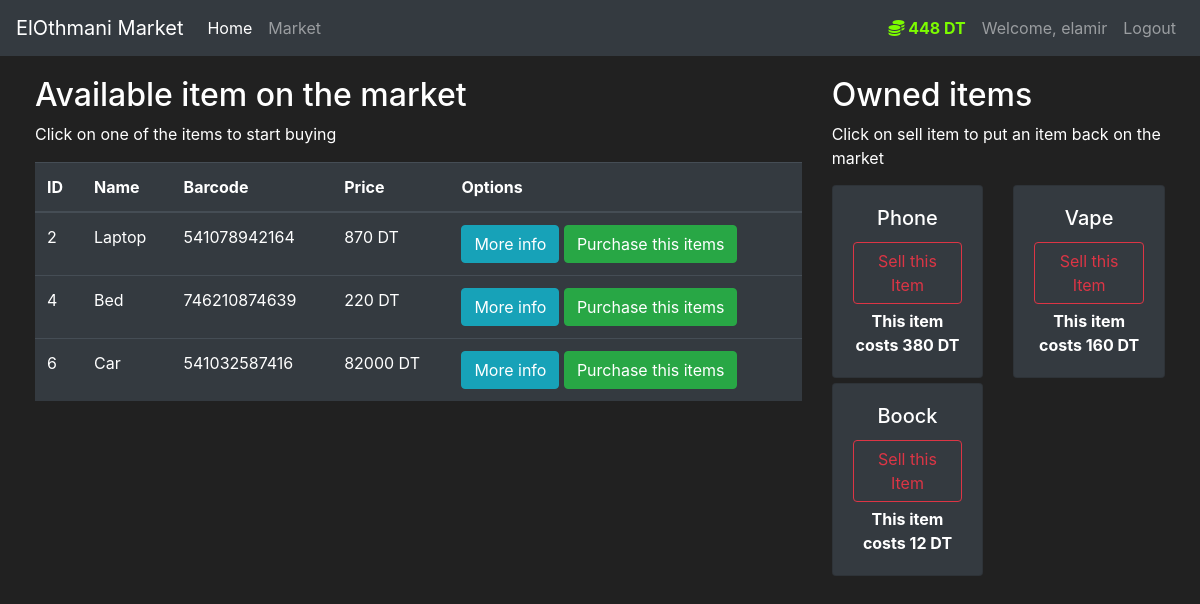
The app's page /market (signed in) with its own data.
### market/models.py (models this page shows, shortened)
class User(db.Model, UserMixin):
    id = db.Column(db.Integer(), primary_key=True)
    username = db.Column(db.String(length=30), nullable=False, unique=True)
    email_address = db.Column(db.String(length=50),
                              nullable=False, unique=True)
    password_hash = db.Column(db.String(length=60), nullable=False)
    budget = db.Column(db.Integer(), nullable=False, default=1000)
    items = db.relationship('Item', backref='owned_user', lazy=True)
    @property
    def prettier_budget(self):
        if len(str(self.budget)) >= 4:
            return f'{str(self.budget)[:-3]},{str(self.budget)[-3:]} DT'
        else:
            return f"{self.budget} DT"
    @property
    def password(self):
        return self.password

class Item(db.Model):
    id = db.Column(db.Integer(), primary_key=True)
    name = db.Column(db.String(length=30), nullable=False, unique=True)
    price = db.Column(db.Integer(), nullable=False)
    barcode = db.Column(db.String(length=12), nullable=False, unique=True)
    description = db.Column(db.String(length=1024),
                            nullable=False, unique=True)
    owner = db.Column(db.Integer(), db.ForeignKey('user.id'))

### market/routes.py (the view, shortened to what this page needs)
@app.route('/market', methods=['GET', 'POST'])
@login_required
def market_page():
    purchase_form = PurchaseItemForm()
    selling_form = SellItemForm()
    if request.method == "GET":
        items = Item.query.filter_by(owner=None)
        owned_item = Item.query.filter_by(owner=current_user.id)
        return render_template('market.html', items=items, purchase_form=purchase_form, owned_item=owned_item, selling_form=selling_form)

### market/models.py (called while the page is built)
@login_manager.user_loader
def load_user(user_id):
    return User.query.get(int(user_id))

### market/templates/market.html (shortened to what this page needs)
{% extends 'base.html' %}
{% block content %}
  <div class="row" style="margin-top:20px; margin-left:20px">
    <div class="col-8">
      <h2>Available item on the market</h2>
      <p>Click on one of the items to start buying</p>
      <table class="table table-hover table-dark">
        <thead>
          <tr>
            <th scope="col">ID</th>
            <th scope="col">Name</th>
            <th scope="col">Barcode</th>
            <th scope="col">Price</th>
            <th scop="col">Options</th>
          </tr>
        </thead>
        <tbody>
          {% for item in items %}
          <tr>
            <td>{{ item.id }}</td>
            <td>{{ item.name }}</td>
            <td>{{ item.barcode }}</td>
            <td>{{ item.price }} DT</td>
            <td>
              <button class="btn btn-outline btn-info" data-toggle="modal" data-target="#exampleModal-{{ item.id }}">More info</button>
              <button class="btn btn-outline btn-success" data-toggle="modal" data-target="#Modal-MoreInfo-{{ item.id }}">Purchase this items</button>
            </td>
          </tr>
          {% endfor %}
        </tbody>
      </table>
    </div>
    <div class="col-4">
      <h2>Owned items</h2>
      <p>Click on sell item to put an item back on the market</p>
      <br>
      <div class="row" style="margin-top:-25px; margin-right:20px">
        {% for owned_item in owned_item %}
          <div class="col-md-6">
            <div style="margin-bottom: 5px" class="card text-center bg-dark">
              <div class="card-body">
                <h5 class="card-title">{{ owned_item.name }}</h5>
                <button type="button" class="btn btn-outline-danger" style="margin-bottom: 5px"
                  data-toggle="modal" data-target="#Modal-SellingConfirm-{{ owned_item.id }}">
                  Sell this Item
                </button>
                <p class="card-text"><strong>This item costs {{ owned_item.price }} DT</strong></p>
              </div>
            </div>
          </div>
        {% endfor %}
      </div>
    </div>
  </div>
{% endblock %}

### market/templates/base.html (shortened to what this page needs)
<!DOCTYPE html>
<html lang="en">
  <head>
    <link
      rel="stylesheet"
      href="https://cdn.jsdelivr.net/npm/bootstrap@4.5.3/dist/css/bootstrap.min.css"
    />
  </head>
  <body>
    <nav class="navbar navbar-expand-md navbar-dark bg-dark">
      <a class="navbar-brand" href="{{ url_for('home_page') }}">ElOthmani Market</a>
      <div class="collapse navbar-collapse" id="navbarNav">
        <ul class="navbar-nav mr-auto">
          <li class="nav-item active">
            <a class="nav-link" href="{{ url_for('home_page') }}"
              >Home <span class="sr-only">(current)</span></a
            >
          </li>
          <li class="nav-item">
            <a class="nav-link" href="{{ url_for('market_page') }}">Market</a>
          </li>
        </ul>
          {% if current_user.is_authenticated %}
            <ul class="navbar-nav">
              <li class="nav-item">
                <a class="nav-link" style="color: lawngreen; font-weight: bold">
                  <i class="fas fa-coins"></i>
                  {{ current_user.prettier_budget }}
                </a>
              </li>
              <li class="nav-item">
                <a class="nav-link">Welcome, {{ current_user.username }}</a>
              </li>
              <li class="nav-item">
                <a class="nav-link" href="{{ url_for('logout_page') }}">Logout</a>
              </li>
            </ul>
          {% endif %}
      </div>
    </nav>
      {% block content %} {% endblock %}
  </body>
</html>

### market/templates/base.html (style rules this page uses)
body { background-color: #212121; color: white; }

### records on screen
User: prettier_budget "448 DT", username "elamir"
Item: id "2", name "Laptop", barcode "541078942164", price "870"
Item: id "4", name "Bed", barcode "746210874639", price "220"
Item: id "6", name "Car", barcode "541032587416", price "82000"
Item: name "Phone", price "380"
Item: name "Vape", price "160"
Item: name "Boock", price "12"
